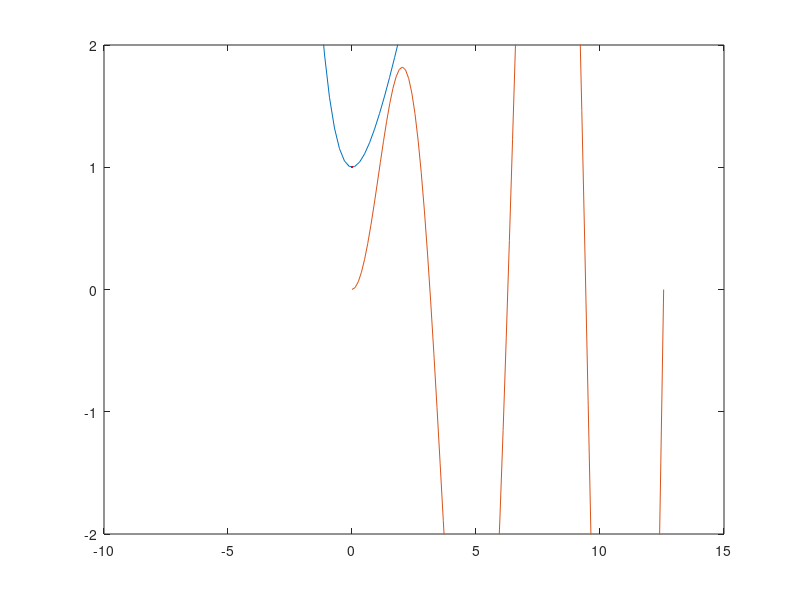

Reproduce this figure in MATLAB.
f=@(x) x.^2;

x = linspace(-2, 2);
plot(x, f(x))

%% find min of e^(-x) + x
close all
f = @(x) exp(-x) + x;
xmin = fminbnd(f, -10, 10)

x = linspace(-10, 10);
plot(x, f(x));
hold on;
plot(xmin,  f(xmin), '.r');
ylim([-2, 2])

%% g(x) = x sin(x)
close all
g  = @(x) x .* sin(x);
xmin = fminbnd(g, 3*pi, 4*pi);

x = linspace(0, 4*pi);
plot(x, g(x));
hold on;
plot(xmin,  g(xmin), '.r', 'markersize', 15);
